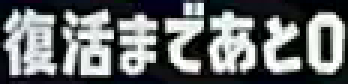
#> input picture template_new.png, 116 x 28 px (shown 3 times larger)
$ python anamovie.py template_new.png
#> lines starting #> are read from the running program, lines starting #| are printed output that depends on the picture
import cv2,sys

temp = cv2.imread("./template_new.png", 0)
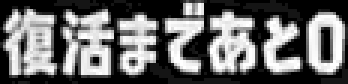
#> temp: shape (28, 116) (shown 3 times larger); min 0, max 255, mean 105.6

def match(img , temp):
 result = cv2.matchTemplate(img, temp, cv2.TM_CCOEFF_NORMED)
 min_val, max_val, min_loc, max_loc = cv2.minMaxLoc(result)
 return (max_val)

video = cv2.VideoCapture(sys.argv[1])
frame_count = int(video.get(7))
frame_rate = int(video.get(5))

deadTime = 0
dead = []
n=2

print(frame_rate)
print(frame_count)

for i in range(int((frame_count / frame_rate)/n)):
    video.set(1 ,frame_rate * n * i);
    _, frame = video.read()
    framegray = cv2.cvtColor(frame, cv2.COLOR_BGR2GRAY)
    #cv2.imwrite("unko%d.png"%i,frame)
    print(framegray.shape)
    checkVal = match(framegray,temp);
    print(i,checkVal)

    if checkVal > 0.8 and deadTime < (i-1) *n - 10 :
        deadTime = (i-1) * (n)
        print ("deadTime : "+str(deadTime))
        dead.append(deadTime);
#> after the loop, dead = []; deadTime = 0

print(dead)

before_sec = 10
after_sec = 5

if len(dead)>0 :
    fourcc = cv2.VideoWriter_fourcc('m', 'p', '4', 'v')
    newVideo = cv2.VideoWriter('deadonlyvideo.m4v', fourcc, frame_rate, (1280, 720))
    for i in dead:
        sFrame = i * frame_rate - frame_rate * before_sec; #n秒前
        eFrame = i * frame_rate + frame_rate * after_sec;
        video.set(1 ,sFrame);
        for no in range(sFrame,eFrame):
            _, frame = video.read()
            newVideo.write(frame)
